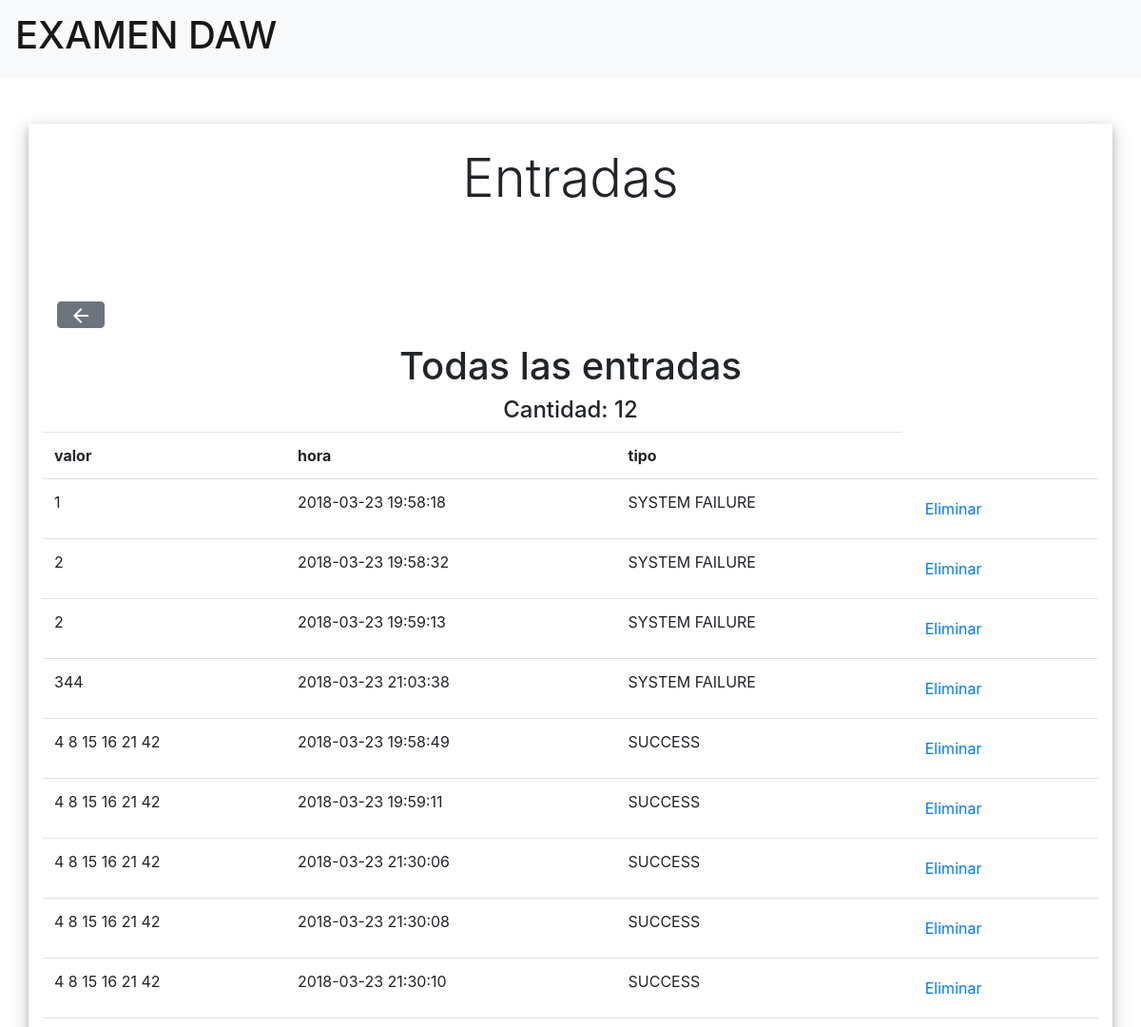
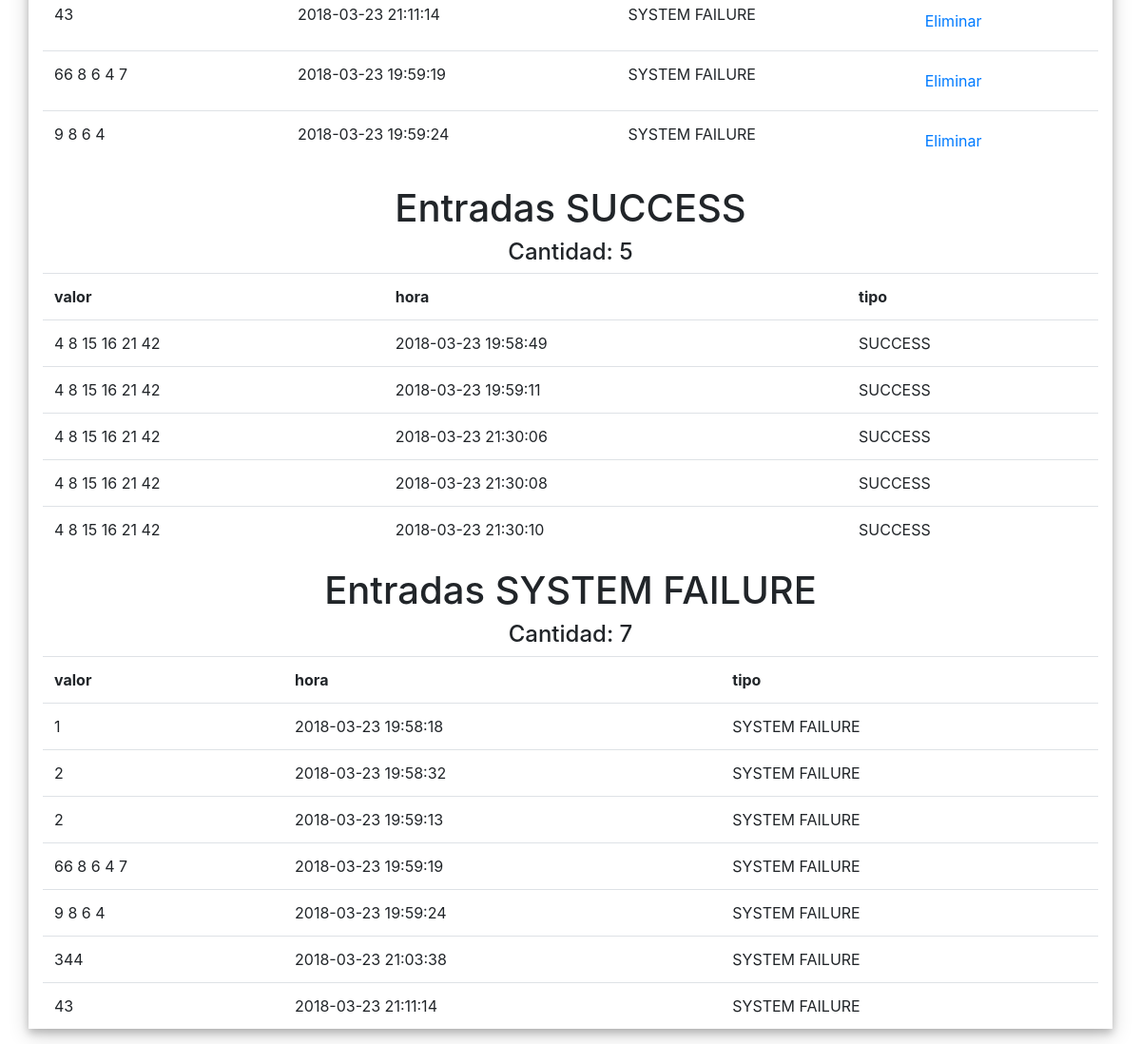
Screenshot of /visualizarProyecto.php with the database file from the repository (2 pictures, top to bottom).
### tables this page shows
CREATE TABLE `entrada` (
  `valor` varchar(50) NOT NULL,
  `hora` timestamp NOT NULL DEFAULT CURRENT_TIMESTAMP,
  `tipo` varchar(50) NOT NULL
);

### visualizarProyecto.php (called while the page is built, shortened)
<?php include("controller/controller_visualizarProyecto.php");?>

### utils.php (the view, shortened to what this page needs)
<?php
function connect() {
    $ENV = "dev";
    if ($ENV == "dev") {
        $mysql = mysqli_connect("localhost","root","","examen");
    }
    $mysql->set_charset("utf8");
    return $mysql;
}
function queryEmpleadosAsignados( $success){
    $connection = connect();
    if($success == true){
        $statement = mysqli_prepare($connection,"
        select *
        from entrada e
        where tipo = 'SUCCESS'
        ORDER BY TIME(hora), hora
        ");
    }else{
        $statement = mysqli_prepare($connection,"
        select *
        from entrada e
        where tipo = 'SYSTEM FAILURE'
        ORDER BY TIME(hora), hora
        ");
    }
    $statement->execute();
    $result = $statement->get_result();
    return $result;
}
function getTable($tableName) {
    $db = connect();
    if ($db != NULL) {
        $query="SELECT *
                FROM  . $tableName";
        $results = $db->query($query);
        return $results;
    }
    return false;
}
function buildTableData($result){
    $table = "";
    if(mysqli_num_rows($result)>0){
        $fieldNumber = mysqli_num_fields($result);
        $table .= "<thead>";
        for($i = 0; $i < $fieldNumber; $i++){
              $table .= "<td><strong>  ".mysqli_fetch_field_direct($result, $i)->name." </strong> </td>";
        }
        $table .= "</thead><tbody>";
        while($row = mysqli_fetch_assoc($result)){
            $table .= "<tr>";
            foreach($row as $data){
                $table .= "<td>$data</td>";
            }
              $valor = $row["valor"];
              $hora = $row["hora"];
              $table .= "<td><a id=".$valor." name=".$valor." type=".'button'." class="."btn monBouton"."
              href=".'controller/deleteProyecto.php?valor='.$valor.'&hora='.$hora.">Eliminar</a></td>";
            $table .= "</tr>";
        }
        $table .= "</tbody>";
    }else{
        echo "<thead><td>No hay resultados</td></thead>";
    }
    return $table;
}
function buildTableAsignacion($result){
    $contador = 0;
    $table = "";
    if(mysqli_num_rows($result)>0){
        $fieldNumber = mysqli_num_fields($result);
        $table .= "<thead>";
        for($i = 0; $i < $fieldNumber; $i++){
              $table .= "<td><strong>  ".mysqli_fetch_field_direct($result, $i)->name." </strong> </td>";
        }
        $table .= "</thead><tbody>";
        while($row = mysqli_fetch_assoc($result)){
            $table .= "<tr>";
            $contador += 1;
            foreach($row as $data){
                $table .= "<td>$data</td>";
            }
        }
        $table .= "</tbody>";
    }else{
        if($empleado == true){
            echo "<thead><td>No hay empleados registrados, favor de registrar en la ventana de Empleados</td></thead>";
        }else{
            echo "<thead><td>No hay proyectos registrados, favor de registrar en la ventana de Proyectos</td></thead>";
        }
    }
    imprimir($contador);
    return $table;
}
function imprimir($num){
    echo "<h4 class="."text-center".">Cantidad: $num</h4>";
}
function obtenerCantidad(){
    $db = connect();
    if($db != NULL){
            $query='SELECT *
              FROM entrada';
        if(!($stmt = $db->prepare($query))) {
            die("Preparation failed: (" . $db->errno . ") " . $db->error);
        }
        $result = $stmt->get_result();
        $cantidad = 0;
        while($row = $result->fetch_assoc()) {
            $cantidad = $cantidad +1;
        }
        echo "<h4 class="."text-center".">Cantidad: $cantidad</h4>";
        return $cantidad;
    }
  }
?>

### controller/controller_visualizarProyecto.php
<?php
    include("utils.php");
    echo "<h1 class="."text-center".">Todas las entradas</h1>";
     obtenerCantidad();
    echo "<table class='table table-hover'>";
    echo buildTableData(getTable('entrada'));
    echo "</table>";
    echo "<h1 class="."text-center".">Entradas SUCCESS</h1>";
    echo "<table class='table table-hover'>";
    echo buildTableAsignacion(queryEmpleadosAsignados(true));
    echo "</table>";
    echo "<h1 class="."text-center".">Entradas SYSTEM FAILURE</h1>";
    echo "<table class='table table-hover'>";
    echo buildTableAsignacion(queryEmpleadosAsignados(false));
    echo "</table>";
?>

### css/custom.css (style rules this page uses)
.shadow { box-shadow: 0 4px 8px 0 rgba(0, 0, 0, 0.2), 0 6px 20px 0 rgba(0, 0, 0, 0.19); }

### rows the page displays
entrada: valor "1", hora "2018-03-23 19:58:18", tipo "SYSTEM FAILURE"
entrada: valor "2", hora "2018-03-23 19:58:32", tipo "SYSTEM FAILURE"
entrada: valor "2", hora "2018-03-23 19:59:13", tipo "SYSTEM FAILURE"
entrada: valor "344", hora "2018-03-23 21:03:38", tipo "SYSTEM FAILURE"
entrada: valor "4 8 15 16 21 42", hora "2018-03-23 19:58:49", tipo "SUCCESS"
entrada: valor "4 8 15 16 21 42", hora "2018-03-23 19:59:11", tipo "SUCCESS"
entrada: valor "4 8 15 16 21 42", hora "2018-03-23 21:30:06", tipo "SUCCESS"
entrada: valor "4 8 15 16 21 42", hora "2018-03-23 21:30:08", tipo "SUCCESS"
entrada: valor "4 8 15 16 21 42", hora "2018-03-23 21:30:10", tipo "SUCCESS"
entrada: valor "43", hora "2018-03-23 21:11:14", tipo "SYSTEM FAILURE"
entrada: valor "66 8 6 4 7", hora "2018-03-23 19:59:19", tipo "SYSTEM FAILURE"
entrada: valor "9 8 6 4", hora "2018-03-23 19:59:24", tipo "SYSTEM FAILURE"

### other values shown
$cantidad "12"
mysqli_fetch_field_direct($result, $i)->name "valor"
mysqli_fetch_field_direct($result, $i)->name "hora"
mysqli_fetch_field_direct($result, $i)->name "tipo"
$num "5 7"
